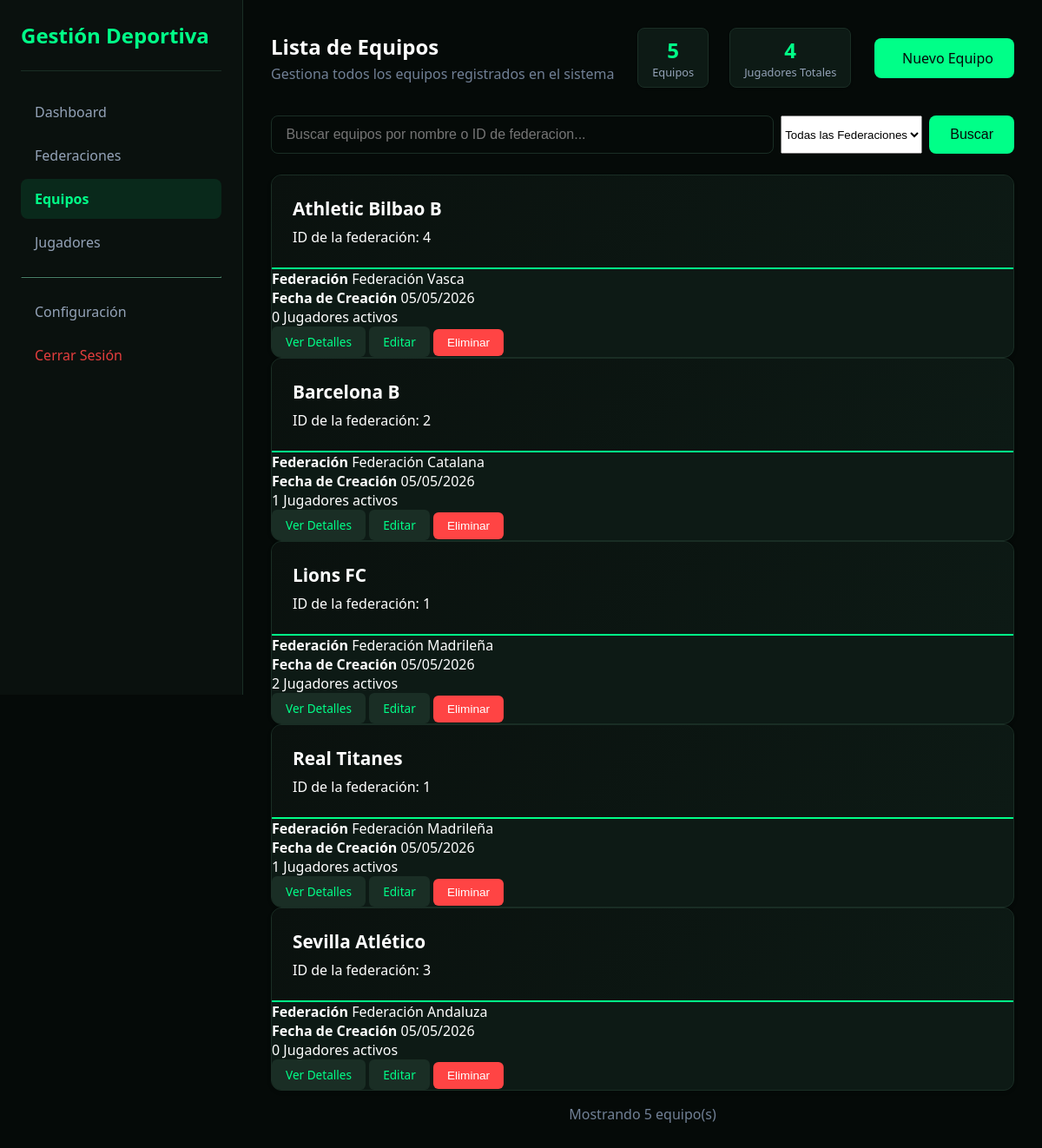
The app's page /equipos.php (signed in) with its own data.
### tables this page shows
CREATE TABLE equipos (
    id INT AUTO_INCREMENT PRIMARY KEY,
    nombre VARCHAR(200) NOT NULL,
    federacion_id INT NOT NULL,
    activo TINYINT(1) NOT NULL DEFAULT 1,
    fecha_creacion DATETIME NOT NULL DEFAULT CURRENT_TIMESTAMP,
    fecha_actualizacion DATETIME NOT NULL DEFAULT CURRENT_TIMESTAMP ON UPDATE CURRENT_TIMESTAMP,
    FOREIGN KEY (federacion_id) REFERENCES federaciones(id) ON DELETE RESTRICT ON UPDATE CASCADE,
    INDEX idx_nombre (nombre),
    INDEX idx_federacion (federacion_id)
);

CREATE TABLE federaciones (
    id INT AUTO_INCREMENT PRIMARY KEY,
    nombre VARCHAR(200) NOT NULL,
    fecha_fundacion DATE NOT NULL,
    departamento VARCHAR(100) NOT NULL,
    municipio VARCHAR(100) NOT NULL,
    complemento VARCHAR(255),
    usuario_admin_id INT DEFAULT NULL,
    activo TINYINT(1) NOT NULL DEFAULT 1,
    fecha_creacion DATETIME NOT NULL DEFAULT CURRENT_TIMESTAMP,
    fecha_actualizacion DATETIME NOT NULL DEFAULT CURRENT_TIMESTAMP ON UPDATE CURRENT_TIMESTAMP,
    INDEX idx_nombre (nombre)
);

### equipos.php (the view, shortened to what this page needs)
<?php
require_once __DIR__ . '/includes/conexion.php';
$rol = $_SESSION['usuario_rol'] ?? '';
$federacion_id = $_SESSION['usuario_federacion_id'] ?? null;
$busqueda = isset($_GET['buscar']) ? limpiarInput($_GET['buscar']) : '';
$sql = "SELECT e.*, f.nombre as nombre_federacion,
        (SELECT COUNT(*) FROM jugadores WHERE equipo_id = e.id AND activo = 1) as total_jugadores
        FROM equipos e
        LEFT JOIN federaciones f ON e.federacion_id = f.id
        WHERE e.activo = 1";
$params = [];
$sql .= " ORDER BY e.nombre ASC";
$stmt = $pdo->prepare($sql);
$stmt->execute($params);
$equipos = $stmt->fetchAll();
$total_equipos = count($equipos);
if ($rol === 'admin' && $federacion_id) {
    $total_jugadores_global = $pdo->prepare("SELECT COUNT(*) FROM jugadores j LEFT JOIN equipos e ON j.equipo_id = e.id WHERE j.activo = 1 AND e.federacion_id = :federacion_id");
    $total_jugadores_global->execute([':federacion_id' => $federacion_id]);
    $total_jugadores_global = $total_jugadores_global->fetchColumn();
} else {
    $total_jugadores_global = $pdo->query("SELECT COUNT(*) FROM jugadores WHERE activo = 1")->fetchColumn();
}
?>
<!DOCTYPE html>
<html lang="es">
<head>
    <link rel="stylesheet" href="css/admin.css">
</head>
<body>
    <div class="admin-container">
        <aside class="sidebar">
            <div class="sidebar-header">
                <h1> Gestión Deportiva</h1>
            </div>
            <nav class="sidebar-nav">
                <a href="dashboard.php"> Dashboard</a>
                <?php if ($rol === 'super_admin'): ?>
                    <a href="federaciones.php"> Federaciones</a>
                <?php endif; ?>
                <a href="equipos.php" class="active"> Equipos</a>
                <a href="jugadores.php"> Jugadores</a>
                <hr>
                <a href="configuracion_usuarios.php"> Configuración</a>
                <a href="log_out.php" style="color: #e53e3e;"> Cerrar Sesión</a>
            </nav>
        </aside>
        <main class="main-content">
            <div class="equipos-header">
                <div>
                    <h2>Lista de Equipos</h2>
                    <p style="color: #718096; margin-top: 0.25rem;">
                        Gestiona todos los equipos registrados en el sistema
                    </p>
                </div>
                <div class="equipos-stats">
                    <div class="stat-mini">
                        <div class="number"><?php echo $total_equipos; ?></div>
                        <div class="label">Equipos<?php echo $rol === 'admin' ? ' en mi Federación' : ''; ?></div>
                    </div>
                    <div class="stat-mini">
                        <div class="number"><?php echo $total_jugadores_global; ?></div>
                        <div class="label">Jugadores<?php echo $rol === 'admin' ? ' en mi Federación' : ' Totales'; ?></div>
                    </div>
                </div>
                <a href="registro_equipos.php" class="btn btn-primary" style="display: inline-flex; align-items: center; gap: 0.5rem;">
                    <span></span> Nuevo Equipo
                </a>
            </div>
            <div class="filtros-bar">
                <div class="search-box">
                <form method="GET" action="equipos.php" style="display: flex; gap: 0.5rem;">
                        <input type="text"
                               name="buscar"
                               placeholder=" Buscar equipos por nombre o ID de federacion..."
                               value="<?php echo htmlspecialchars($busqueda); ?>">
                        <?php if ($rol !== 'admin'): ?>
                        <select name="federacion_id" class="filtro-select" onchange="this.form.submit()">
                            <option value="">Todas las Federaciones</option>
                        </select>
                        <?php endif; ?>
                        <button type="submit" class="btn btn-primary" style="padding: 0.75rem 1.5rem;">
                            Buscar
                        </button>
                    </form>
                </div>
            </div>
            <?php if (count($equipos) > 0): ?>
                <div class="equipos-grid">
                    <?php foreach ($equipos as $equipo): ?>
                        <div class="equipo-card">
                            <div class="equipo-card-header">
                                <h3>
                                    <?php echo htmlspecialchars($equipo['nombre']); ?>
                                </h3>
                                <span class="equipo-badge">
                                    ID de la federación: <?php echo $equipo['federacion_id']; ?>
                                </span>
                            </div>
                            <div class="equipo-card-body">
                                <div class="equipo-info">
                                    <strong>Federación</strong>
                                    <span> <?php echo htmlspecialchars($equipo['nombre_federacion'] ?? 'Sin federación'); ?></span>
                                </div>
                                <div class="equipo-info">
                                    <strong>Fecha de Creación</strong>
                                    <span> <?php echo date('d/m/Y', strtotime($equipo['fecha_creacion'])); ?></span>
                                </div>
                                <div class="jugadores-count">
                                    <span class="count"><?php echo $equipo['total_jugadores']; ?></span>
                                    <span class="text">Jugadores activos</span>
                                </div>
                                <div class="equipo-card-actions">
                                    <a href="ver_equipo.php?id=<?php echo $equipo['id']; ?>" class="btn-sm btn-ver">
                                         Ver Detalles
                                    </a>
                                    <a href="editar_equipo.php?id=<?php echo $equipo['id']; ?>" class="btn-sm btn-editar">
                                         Editar
                                    </a>
                                        <form method="POST" action="equipos.php" style="display: inline;"
                                          onsubmit="return confirmarEliminacion('<?php echo htmlspecialchars(addslashes($equipo['nombre'])); ?>', <?php echo $equipo['total_jugadores']; ?>)">
                                        <button type="submit" name="eliminar_equipo" class="btn-sm btn-eliminar">
                                             Eliminar
                                        </button>
                                    </form>
                                </div>
                            </div>
                        </div>
                    <?php endforeach; ?>
                </div>
                <div style="text-align: center; margin-top: 1rem; color: #718096;">
                    Mostrando <?php echo $total_equipos; ?> equipo(s)
                </div>
            <?php endif; ?>
        </main>
    </div>
</body>
</html>

### css/admin.css (style rules this page uses)
* { margin: 0; padding: 0; box-sizing: border-box; }
body { font-family: 'Segoe UI', Tahoma, Geneva, Verdana, sans-serif; background: #050a08; color: #ffffff; }
.admin-container { display: flex; min-height: 100vh; }
.sidebar { width: 280px; background: #0a110e; color: white; padding: 1.5rem; position: fixed; height: 100vh; overflow-y: auto; border-right: 1px solid #1a2e25; }
.sidebar-header { padding-bottom: 1.5rem; border-bottom: 1px solid #1a2e25; margin-bottom: 1.5rem; }
.sidebar-header h1 { font-size: 1.5rem; color: #00ff88; }
.sidebar-nav a { display: block; padding: 0.75rem 1rem; color: #94a3b8; text-decoration: none; border-radius: 8px; margin-bottom: 0.25rem; transition: all 0.3s; }
.sidebar-nav a.active { background: rgba(0, 255, 136, 0.1); color: #00ff88; font-weight: bold; }
.sidebar-nav hr { border-color: #1a2e25; margin: 1rem 0; }
.main-content { margin-left: 280px; flex: 1; padding: 2rem; }
.btn { display: inline-block; padding: 0.75rem 1.5rem; border: none; border-radius: 8px; font-size: 1rem; font-weight: 500; cursor: pointer; text-decoration: none; transition: all 0.3s; }
.btn-primary { background: #00ff88; color: #050a08; }
.search-box { margin-bottom: 1.5rem; }
.search-box input { width: 100%; padding: 0.75rem; border: 1px solid #1a2e25; border-radius: 8px; font-size: 1rem; background: #050a08; color: #ffffff; }

### equipos.php (style rules this page uses)
.equipos-header { display: flex; justify-content: space-between; align-items: center; margin-bottom: 2rem; flex-wrap: wrap; gap: 1rem; }
.equipos-stats { display: flex; gap: 1.5rem; }
.stat-mini { text-align: center; padding: 0.5rem 1rem; background: #0d1a15; border-radius: 8px; box-shadow: 0 1px 3px rgba(0,0,0,0.1); border: 1px solid #1a2e25; }
.stat-mini .number { font-size: 1.5rem; font-weight: bold; color: #00ff88; }
.stat-mini .label { font-size: 0.8rem; color: #94a3b8; }
.equipo-card { background: #0d1a15; border-radius: 12px; box-shadow: 0 2px 4px rgba(0,0,0,0.1); overflow: hidden; transition: all 0.3s; border: 1px solid #1a2e25; }
.equipo-card-header { background: linear-gradient(135deg, #0a110e 0%, #0d1a15 100%); color: white; padding: 1.5rem; position: relative; border-bottom: 2px solid #00ff88; }
.equipo-card-header h3 { font-size: 1.3rem; margin-bottom: 0.5rem; }
.btn-sm { padding: 0.5rem 1rem; font-size: 0.85rem; border-radius: 6px; border: none; cursor: pointer; text-decoration: none; display: inline-flex; align-items: center; gap: 0.25rem; transition: all 0.3s; font-weight: 500; }
.btn-ver { background: #1a2e25; color: #00ff88; }
.btn-editar { background: #1a2e25; color: #00ff88; }
.btn-eliminar { background: #ff4444; color: white; }

### records on screen
equipos: nombre "Athletic Bilbao B", federacion "4", federacion.nombre "Federación Vasca", fecha_creacion "05/05/2026", total_jugadores "0"
equipos: nombre "Barcelona B", federacion "2", federacion.nombre "Federación Catalana", fecha_creacion "05/05/2026", total_jugadores "1"
equipos: nombre "Lions FC", federacion "1", federacion.nombre "Federación Madrileña", fecha_creacion "05/05/2026", total_jugadores "2"
equipos: nombre "Real Titanes", federacion "1", federacion.nombre "Federación Madrileña", fecha_creacion "05/05/2026", total_jugadores "1"
equipos: nombre "Sevilla Atlético", federacion "3", federacion.nombre "Federación Andaluza", fecha_creacion "05/05/2026", total_jugadores "0"

### other values on screen
$total_equipos "5"
$total_jugadores_global "4"
